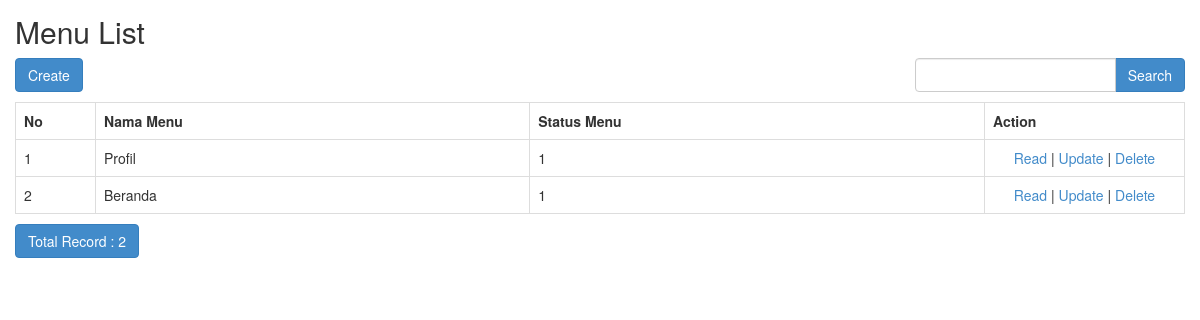
Page /sekolah/index.php/menu on the committed database.
### tables this page shows
CREATE TABLE `menu` (
  `kd_menu` int(11) NOT NULL,
  `nama_menu` varchar(30) NOT NULL,
  `status_menu` int(1) NOT NULL
);

### sekolah/application/controllers/Menu.php (called while the page is built, shortened)
<?php
class Menu extends CI_Controller
{
    function __construct()
    {
        $this->load->model('Menu_model');
        $this->load->library('form_validation');
    }
    public function index()
    {
        $q = urldecode($this->input->get('q', TRUE));
        $start = intval($this->input->get('start'));
        if ($q <> '') {
            $config['base_url'] = base_url() . 'menu/index.html?q=' . urlencode($q);
            $config['first_url'] = base_url() . 'menu/index.html?q=' . urlencode($q);
        } else {
            $config['base_url'] = base_url() . 'menu/index.html';
            $config['first_url'] = base_url() . 'menu/index.html';
        }
        $config['per_page'] = 10;
        $config['page_query_string'] = TRUE;
        $config['total_rows'] = $this->Menu_model->total_rows($q);
        $menu = $this->Menu_model->get_limit_data($config['per_page'], $start, $q);
        $this->load->library('pagination');
        $this->pagination->initialize($config);
        $data = array(
            'menu_data' => $menu,
            'q' => $q,
            'pagination' => $this->pagination->create_links(),
            'total_rows' => $config['total_rows'],
            'start' => $start,
        );
        $this->load->view('menu/menu_list', $data);
    }
}

### sekolah/index.php (called while the page is built, shortened)
<?php
require_once BASEPATH.'core/CodeIgniter.php';

### sekolah/application/config/config.php (called while the page is built, shortened)
<?php
$config['base_url'] = 'http://localhost/sekolah/';
$config['index_page'] = '';
$config['uri_protocol']	= 'REQUEST_URI';
$config['url_suffix'] = '.html';
$config['language']	= 'english';
$config['charset'] = 'UTF-8';
$config['enable_hooks'] = FALSE;
$config['subclass_prefix'] = 'MY_';
$config['composer_autoload'] = FALSE;
$config['permitted_uri_chars'] = 'a-z 0-9~%.:_\-';
$config['enable_query_strings'] = FALSE;
$config['controller_trigger'] = 'c';
$config['function_trigger'] = 'm';
$config['directory_trigger'] = 'd';
$config['allow_get_array'] = TRUE;
$config['log_threshold'] = 0;
$config['log_path'] = '';
$config['log_file_extension'] = '';
$config['log_file_permissions'] = 0644;
$config['log_date_format'] = 'Y-m-d H:i:s';
$config['error_views_path'] = '';
$config['cache_path'] = '';
$config['cache_query_string'] = FALSE;
$config['encryption_key'] = 'randomstring';
$config['sess_driver'] = 'files';
$config['sess_cookie_name'] = 'ci_session';
$config['sess_expiration'] = 7200;
$config['sess_save_path'] = NULL;
$config['sess_match_ip'] = FALSE;
$config['sess_time_to_update'] = 300;
$config['sess_regenerate_destroy'] = FALSE;
$config['cookie_prefix']	= '';
$config['cookie_domain']	= '';
$config['cookie_path']		= '/';
$config['cookie_secure']	= FALSE;
$config['cookie_httponly'] 	= FALSE;
$config['standardize_newlines'] = FALSE;
$config['global_xss_filtering'] = FALSE;
$config['csrf_protection'] = FALSE;
$config['csrf_token_name'] = 'csrf_test_name';
$config['csrf_cookie_name'] = 'csrf_cookie_name';
$config['csrf_expire'] = 7200;
$config['csrf_regenerate'] = TRUE;
$config['csrf_exclude_uris'] = array();
$config['compress_output'] = FALSE;
$config['time_reference'] = 'local';
$config['rewrite_short_tags'] = FALSE;
$config['proxy_ips'] = '';

### sekolah/application/models/Menu_model.php (called while the page is built, shortened)
<?php
class Menu_model extends CI_Model
{
    public $table = 'menu';
    public $id = 'kd_menu';
    public $order = 'DESC';
    function total_rows($q = NULL) {
        $this->db->like('kd_menu', $q);
	$this->db->or_like('nama_menu', $q);
	$this->db->or_like('status_menu', $q);
	$this->db->from($this->table);
        return $this->db->count_all_results();
    }
    function get_limit_data($limit, $start = 0, $q = NULL) {
        $this->db->order_by($this->id, $this->order);
        $this->db->like('kd_menu', $q);
	$this->db->or_like('nama_menu', $q);
	$this->db->or_like('status_menu', $q);
	$this->db->limit($limit, $start);
        return $this->db->get($this->table)->result();
    }
}

### sekolah/application/views/menu/menu_list.php (the view, shortened to what this page needs)
<!doctype html>
<html>
    <head>
        <link rel="stylesheet" href="<?php echo base_url('assets/bootstrap/css/bootstrap.min.css') ?>"/>
    </head>
    <body>
        <h2 style="margin-top:0px">Menu List</h2>
        <div class="row" style="margin-bottom: 10px">
            <div class="col-md-4">
                <?php echo anchor(site_url('menu/create'),'Create', 'class="btn btn-primary"'); ?>
            </div>
            <div class="col-md-4 text-center">
            </div>
            <div class="col-md-1 text-right">
            </div>
            <div class="col-md-3 text-right">
                <form action="<?php echo site_url('menu/index'); ?>" class="form-inline" method="get">
                    <div class="input-group">
                        <input type="text" class="form-control" name="q" value="<?php echo $q; ?>">
                        <span class="input-group-btn">
                          <button class="btn btn-primary" type="submit">Search</button>
                        </span>
                    </div>
                </form>
            </div>
        </div>
        <table class="table table-bordered" style="margin-bottom: 10px">
            <tr>
                <th>No</th>
		<th>Nama Menu</th>
		<th>Status Menu</th>
		<th>Action</th>
            </tr><?php
            foreach ($menu_data as $menu)
            {
                ?>
                <tr>
			<td width="80px"><?php echo ++$start ?></td>
			<td><?php echo $menu->nama_menu ?></td>
			<td><?php echo $menu->status_menu ?></td>
			<td style="text-align:center" width="200px">
				<?php
				echo anchor(site_url('menu/read/'.$menu->kd_menu),'Read');
				echo ' | ';
				echo anchor(site_url('menu/update/'.$menu->kd_menu),'Update');
				echo ' | ';
				echo anchor(site_url('menu/delete/'.$menu->kd_menu),'Delete','onclick="javasciprt: return confirm(\'Are You Sure ?\')"');
				?>
			</td>
		</tr>
                <?php
            }
            ?>
        </table>
        <div class="row">
            <div class="col-md-6">
                <a href="#" class="btn btn-primary">Total Record : <?php echo $total_rows ?></a>
	    </div>
            <div class="col-md-6 text-right">
            </div>
        </div>
    </body>
</html>

### sekolah/application/views/menu/menu_list.php (style rules this page uses)
body { padding: 15px; }

### rows in the picture
menu: nama_menu "Profil", status_menu "1", kd_menu "Read", kd_menu "Update", kd_menu "Delete"
menu: nama_menu "Beranda", status_menu "1", kd_menu "Read", kd_menu "Update", kd_menu "Delete"

### other values in the picture
anchor(site_url('menu/create'),'Create', 'class="btn btn-primary"') "Create"
$total_rows "2"
